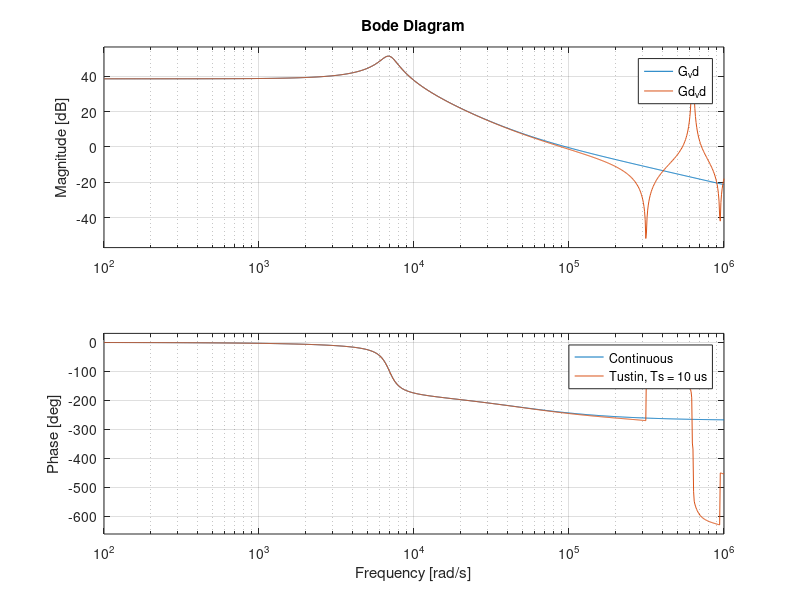
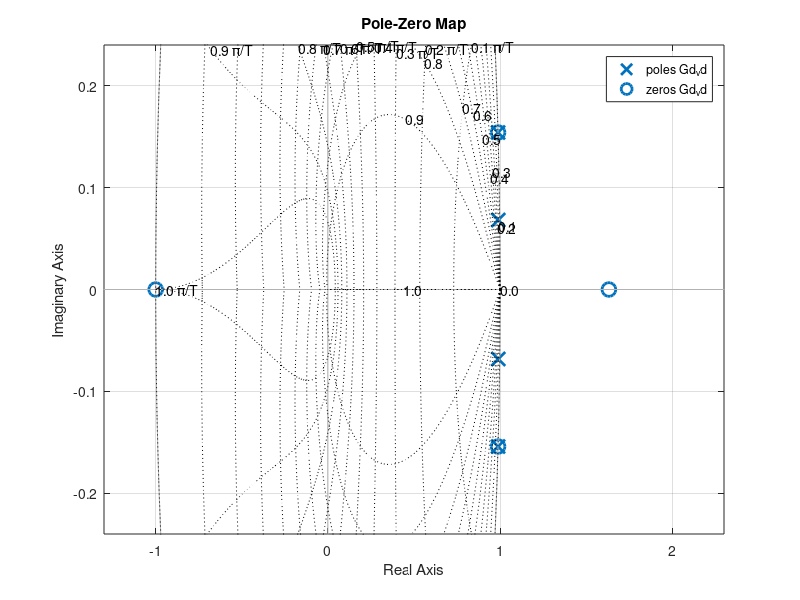
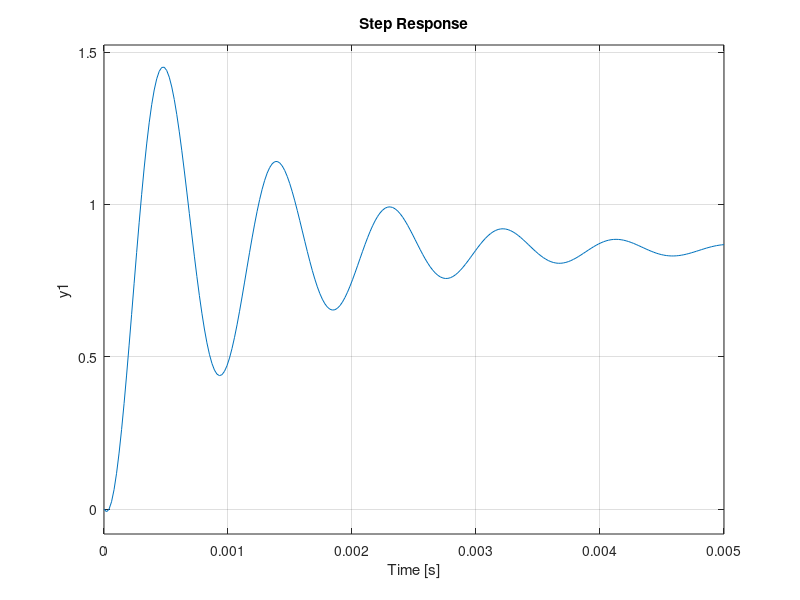
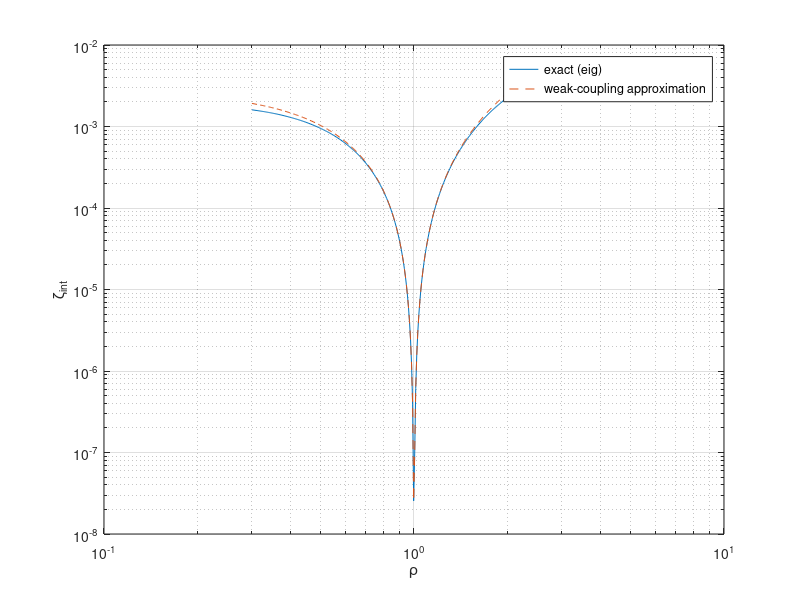

Here is the MATLAB script that generated these plots, in order: (Note: this script raises an error after producing the figures.)
%% Parameters (ideal SEPIC)
clear;
clc;
P = 10;
Vo = 20;
Vin = 12;
L1 = 300e-6;
L2 = 500e-6;
Cs = 5.2e-6;
Co = 15.625e-6;
Io = P/Vo;              % 0.5 A
R = Vo/Io;               % 40 ohm
d = (Vo/Vin)/(1 + (Vo/Vin));   % 0.625
Vcs = Vin;                % 12 V 
il1 = P/Vin;              % 0.8333 A  
il2 = Io;                 % 0.5 A

%% small signal model
A_hat = [0        0       -(1-d)/L1  -(1-d)/L1;
         0        0        d/L2      -(1-d)/L2;
         (1-d)/Cs -d/Cs    0          0;
         (1-d)/Co  (1-d)/Co 0        -1/(R*Co)];

B_hat = [(Vcs+Vo)/L1   1/L1;
         (Vcs+Vo)/L2   0;
         -(il1+il2)/Cs 0;
         -(il1+il2)/Co 0];

C = [0 0 0 1];
D = [0 0];

sys = ss(A_hat, B_hat, C, D);

%% Tustin discretization
Ts = 10e-6;
sysd = c2d(sys, Ts, 'tustin');
[Ad, Bd, Cd, Dd] = ssdata(sysd);

%% Poles and zeros of the control-to-output transfer function (d -> vo)
G_vd  = sys(1,1);     % continuous: input 1 (d_hat) -> output (vo_hat)
Gd_vd = sysd(1,1);    % discrete (Tustin) version

p_c = pole(G_vd)      % continuous poles
z_c = zero(G_vd)      % continuous zeros
damp(G_vd)            % natural frequency (rad/s) and damping of each pole

%%  Bode: continuous vs discrete
figure;
bode(G_vd, Gd_vd); grid on;
legend('Continuous', 'Tustin, Ts = 10 us');

%% pole-zero map in the z-plane
figure;
pzmap(Gd_vd); zgrid;
% notes from this, 2 poles and 2 zeroes kinda critically stable but they
% get cancelled, then 2 poles inside and 1 zero outside (non minimum phase)
% and one zero at -1 due to a tustin artifact
%% controllability and obs

[V, E] = eig(A_hat);
ev = diag(E)
[~, i] = min(abs(real(ev)));   % index of the purely imaginary (undamped) pole
v = V(:, i);                   % right eigenvector: the "shape" of the mode

v_normalized = v / v(1)        % scale so i1 component = 1
obs_test  = C * v              % ~0 means Vo can't see this mode

W = inv(V);
w = W(i, :);                   % left eigenvector of the same mode
ctrb_test = w * B_hat(:,1)     % clearly nonzero means d can excite it


%% Open-loop step response (small duty step)
figure;
step(0.01*G_vd, 5e-3); grid on;   % response of vo_hat to a 1% duty step, 5 ms window



%% ripple analysis for rho definition


rho_list = logspace(log10(0.3), log10(3), 300);
N = numel(rho_list);
zeta = zeros(2, N);  wn = zeros(2, N);  decay_sum = zeros(1, N);

for k = 1:N
    L2k = rho_list(k) * L1 * d/(1-d);      % from rho = L2*D'/(L1*D)
    Ak = [0          0         -(1-d)/L1   -(1-d)/L1;
          0          0          d/L2k      -(1-d)/L2k;
          (1-d)/Cs  -d/Cs       0           0;
          (1-d)/Co   (1-d)/Co   0          -1/(R*Co)];
    ev = eig(Ak);
    ev = ev(imag(ev) > 0);                         % one pole per complex pair
    [~, idx] = sort(abs(ev));  ev = ev(idx);       % row 1 = lower-frequency mode
    wn(:, k)     = abs(ev);
    zeta(:, k)   = -real(ev) ./ abs(ev);
    decay_sum(k) = -sum(real(ev));                 % should stay at 1/(2*R*Co)
end


Dp = 1 - d;
h  = 1/(R*Co);
kappa = Dp^4*(1 - rho_list).^2 ./ (rho_list.^2 * L1^2*Co*Cs);
wi2   = Dp*(rho_list*Dp + d)   ./ (rho_list*L1*Cs);
wo2   = Dp^2*(d*rho_list + Dp) ./ (d*rho_list*L1*Co);
zeta_int_approx = h*kappa ./ (2*sqrt(wi2).*((wo2 - wi2).^2 + h^2*wi2));

figure;
loglog(rho_list, zeta(2,:), rho_list, zeta_int_approx, '--'); grid on;
xlabel('\rho'); ylabel('\zeta_{int}');
legend('exact (eig)', 'weak-coupling approximation');

%% ripple constrains
% How far does a realistic Vin excursion actually push rho away from 1?
Vin_range = 10:0.1:14;                       % a plausible bench-supply excursion window around 12V
D_needed  = Vo ./ (Vo + Vin_range);         % D required to hold Vo=20V at each Vin
rho_actual = L2*(1-D_needed) ./ (L1*D_needed);

figure;
plot(Vin_range, rho_actual, 'o-'); grid on;
xlabel('Vin (V)'); ylabel('\rho at required D_{ref}');
yline(1, '--', '\rho = 1 (nominal)');

%% MPC

% select the control input for prediction

Bu = Bd(:,1);          % duty-cycle column only; Vin (column 2) is a disturbance, not a decision variable
nx = size(Ad,1);        % number of states = 4 for the ideal model
% Horizon
Np = 30;     % prediction horizon, in samples (30*10us = 300us)
Nu = Np;     % control horizon = Np for now; Nu < Np comes later

% Prediction matrices M and S
M = zeros(Np*nx, nx);
S = zeros(Np*nx, Nu);   % nu=1, so each column is one decision variable

Apow = eye(nx);
for i = 1:Np
    Apow = Ad * Apow;                      % Ad^i, built incrementally
    M((i-1)*nx+1 : i*nx, :) = Apow;        % stack Ad^1, Ad^2, ..., Ad^Np
end

for i = 1:Np
    for j = 1:i                            % only j <= i contributes (causality)
        S((i-1)*nx+1 : i*nx, j) = Ad^(i-j) * Bu;
    end
end

% Weights (placeholder values — tune once the QP runs)
Q  = diag([1 1 1 10]);   % penalize iL1, iL2, vCs, vo deviations; 
Rw = 1;                   % penalize duty-cycle deviation

Qbar = kron(eye(Np), Q);   % block-diagonal, Np copies of Q
Rbar = kron(eye(Nu), Rw);  % block-diagonal, Nu copies of R

% Dense QP matrices: min 0.5*U'*H*U + f'*U
H = 2*(S'*Qbar*S + Rbar);
H = (H + H')/2;              % force exact symmetry (removes floating-point asymmetry, quadprog is picky about this)

% f depends on the current error state dx(k) -- this line runs online, every sample
dx0 = [0; 0; 0; 1];          % EXAMPLE ONLY: pretend vo is 1V above setpoint, everything else at target
f = 2*S'*Qbar'*M*dx0;

% Duty-cycle box constraints (physical PWM limit, kept off 0/1 for dead-time margin)
dmin = 0.05;  dmax = 0.95;
lb = (dmin - d) * ones(Nu,1);   % 'd' here is your nominal duty cycle, computed earlier in the script
ub = (dmax - d) * ones(Nu,1);

% Solve the QP (this is what would run every sample on the DSP; quadprog is just for offline testing here)
options = optimoptions('quadprog','Display','off');
U_opt = quadprog(H, f, [], [], [], [], lb, ub, [], options);

du0 = U_opt(1);        % receding horizon: only the FIRST move gets applied
d_apply = d + du0;     % undo the deviation-coordinate shift before writing to CMPA


%% Step 0 - Discretization for MPC (ZOH keeps the states physical)
sys_x  = ss(A_hat, B_hat, eye(4), zeros(4,2));   % output = the full state
sysd_z = c2d(sys_x, Ts, 'zoh');
sysd_t = c2d(sys_x, Ts, 'tustin');

disp('ZOH:    C and D');    disp(sysd_z.C); disp(sysd_z.D)   % expect eye(4) and zeros(4,2)
disp('Tustin: C and D');    disp(sysd_t.C); disp(sysd_t.D)   % expect something different

[Ad, Bd] = ssdata(sysd_z);   % from here on, Ad and Bd are the ZOH versions

% Step 1 - Split the input matrix
Bu = Bd(:,1);      % duty cycle: the decision variable
Bv = Bd(:,2);      % Vin: disturbance (used by the plant simulation, not by the QP yet)
nx = size(Ad,1);   % 4 states
% Step 2 - Horizon (first-pass values)
Np = 30;    % 30 x 10 us = 300 us look-ahead
Nu = Np;    % every future move is free for now

% Step 3 - Prediction matrices:  X = M*dx(k) + S*U
Apow = cell(Np+1, 1);
Apow{1} = eye(nx);                    % Apow{n+1} = Ad^n
for n = 1:Np
    Apow{n+1} = Ad * Apow{n};
end

M = zeros(Np*nx, nx);
S = zeros(Np*nx, Nu);
for i = 1:Np
    rows = (i-1)*nx+1 : i*nx;         % row block for dx(k+i|k)
    M(rows, :) = Apow{i+1};           % free response: Ad^i
    for j = 1:i                       % causality: only moves already applied
        S(rows, j) = Apow{i-j+1} * Bu;    % move j, aged (i-j) steps: Ad^(i-j)*Bu
    end
end

% Step 4a - Q: Bryson's rule (first-pass tolerances, to be tuned)
diL1_max = 0.10*il1;    % 83 mA  (10% of nominal)
diL2_max = 0.10*il2;    % 50 mA
dvCs_max = 0.5;         % 0.5 V
dvo_max  = 0.05;         % 0.05 V 

Q_bryson = diag(1 ./ [diL1_max, diL2_max, dvCs_max, dvo_max].^2);

% Step 4b - Internal-mode term: penalize (diL1 - diL2)^2 2(XtMtQSU) + 2(XtMtQ_modeSU) = 2(XtMt(Q + Q_mode)SU)
c_mode      = [1 -1 0 0];     % extracts diL1 - diL2
dmode_max   = 0.01;           % 50 mA tolerance on the imbalance
w_mode      = 1;              % 1 = on, 0 = off (for comparisons)
Q_mode      = w_mode * (c_mode' * c_mode) / dmode_max^2;

Q = Q_bryson + Q_mode;

% Step 4c - R: same idea, tolerance on duty-cycle deviation
dd_max = 0.025;                % 5% duty-cycle deviation
Rw     = 1 / dd_max^2;
% Step 5 - QP matrices (offline)
Qbar = kron(eye(Np), Q);
Rbar = kron(eye(Nu), Rw);

H = 2*(S'*Qbar*S + Rbar);
H = (H + H')/2;
Fgain = 2*S'*Qbar*M;          % online: f = Fgain*dx0

[~, p] = chol(H);
fprintf('H positive definite: %d | cond(H) = %.2e\n', p==0, cond(H));

% Step 6a - Simulation settings
Tsim = 10e-3;                    % 5 ms
N    = round(Tsim/Ts);
t    = (0:N-1)*Ts;

Vo_ref = 20;   Po_ref = 10;
D_nom  = d;    Vin_nom = Vin;
x_nom  = [il1; il2; Vcs; Vo];   % the linearization point of the plant model

vin_profile = Vin_nom*ones(1,N);
vin_profile(t >= 5e-3) = 12.5;  % Vin step 12 -> 12.5 V at t = 5 ms

use_mpc = true;                 % false = open loop (d held at D_nom), for comparison
dmin = 0.05;  dmax = 0.7;
alpha = 0.01;                   % Vin low-pass filter coefficient
options = optimoptions('quadprog', 'Display', 'off');

% Step 6b - Initial condition and logs
xdev     = [0.1; -0.1; 0; 0];   % kick along the internal-mode shape (diL1 = -diL2)
vin_filt = Vin_nom;

x_log    = zeros(4, N);
xref_log = zeros(4, N);
d_log    = zeros(1, N);

% Step 6c - Control loop (one iteration = one DSP interrupt)
for k = 1:N
    % --- measure ---
    x_meas   = x_nom + xdev;                  % physical state seen by the ADCs
    vin_meas = vin_profile(k);

    % --- adaptive reference (Path A) ---
    vin_filt = alpha*vin_meas + (1-alpha)*vin_filt;
    D_ref_k  = Vo_ref / (Vo_ref + vin_filt);
    x_ref_k  = [Po_ref/vin_filt; Po_ref/Vo_ref; vin_filt; Vo_ref];

    % --- controller ---
    if use_mpc
        dx0 = x_meas - x_ref_k;
        f   = Fgain * dx0;
        lb  = (dmin - D_ref_k) * ones(Nu,1);
        ub  = (dmax - D_ref_k) * ones(Nu,1);
        [U_opt, ~, exitflag] = quadprog(H, f, [], [], [], [], lb, ub, [], options);
        if exitflag <= 0
            warning('QP failed at k = %d', k);
        end
        d_k = D_ref_k + U_opt(1);             % receding horizon: first move only
    else
        d_k = D_nom;
    end

    % --- log ---
    x_log(:,k)    = x_meas;
    xref_log(:,k) = x_ref_k;
    d_log(k)      = d_k;

    % --- plant: advance one sample (linear model, deviation coordinates) ---
    xdev = Ad*xdev + Bd*[d_k - D_nom; vin_meas - Vin_nom];
end

% Step 6d - Plots
names = {'i_{L1} (A)', 'i_{L2} (A)', 'v_{Cs} (V)', 'v_o (V)'};
figure;
for n = 1:4
    subplot(5,1,n);
    plot(t*1e3, x_log(n,:), t*1e3, xref_log(n,:), '--'); grid on;
    ylabel(names{n});
end
subplot(5,1,5);
plot(t*1e3, d_log); grid on;
ylabel('d'); xlabel('t (ms)');

%% Sweep dmode_max, track all 4 closed-loop poles, label them by mode shape
dmode_list = logspace(-3, 0, 40);
nL = numel(dmode_list);
zeta_all = zeros(4, nL);  f_all = zeros(4, nL);  internal = false(4, nL);

for n = 1:nL
    Q_n    = Q_bryson + (c_mode'*c_mode) / dmode_list(n)^2;
    Qbar_n = kron(eye(Np), Q_n);
    H_n    = 2*(S'*Qbar_n*S + Rbar);   H_n = (H_n + H_n')/2;
    K_n    = H_n \ (2*S'*Qbar_n*M);    K_n = K_n(1,:);

    [V_n, E_n] = eig(Ad - Bu*K_n);
    s_n = log(diag(E_n)) / Ts;                    % continuous-equivalent poles

    f_all(:, n)    = abs(imag(s_n)) / (2*pi);     % oscillation frequency (0 if real)
    zeta_all(:, n) = -real(s_n) ./ abs(s_n);      % real poles give zeta = 1

    % mode shape: internal mode has |iL1 - iL2| >> |iL1 + iL2|
    imbalance = abs(V_n(1,:) - V_n(2,:));
    sum_part  = abs(V_n(1,:) + V_n(2,:));
    internal(:, n) = (imbalance > 3*sum_part)';
end

figure;
subplot(2,1,1); hold on; grid on;
for n = 1:nL
    semilogx(dmode_list(n)*ones(4,1), zeta_all(:,n), 'k.');                          % all poles
    semilogx(dmode_list(n)*ones(nnz(internal(:,n)),1), zeta_all(internal(:,n),n), 'ro');  % internal mode
end
set(gca, 'XScale', 'log'); ylabel('\zeta'); title('red circles = internal-mode poles');
subplot(2,1,2); hold on; grid on;
for n = 1:nL
    semilogx(dmode_list(n)*ones(4,1), f_all(:,n), 'k.');
    semilogx(dmode_list(n)*ones(nnz(internal(:,n)),1), f_all(internal(:,n),n), 'ro');
end
set(gca, 'XScale', 'log'); ylabel('f (Hz)'); xlabel('dmode_{max} (A)');
